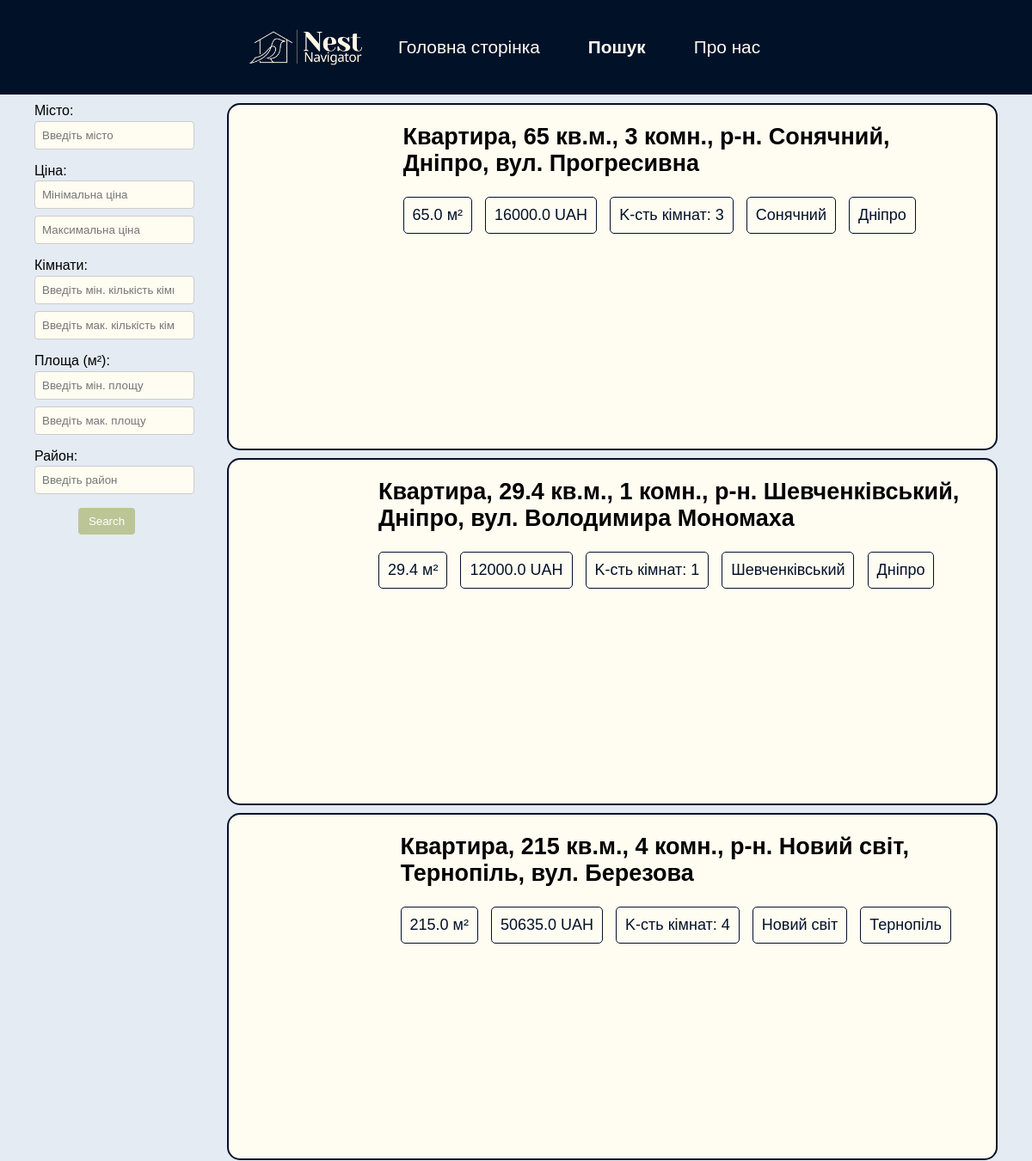
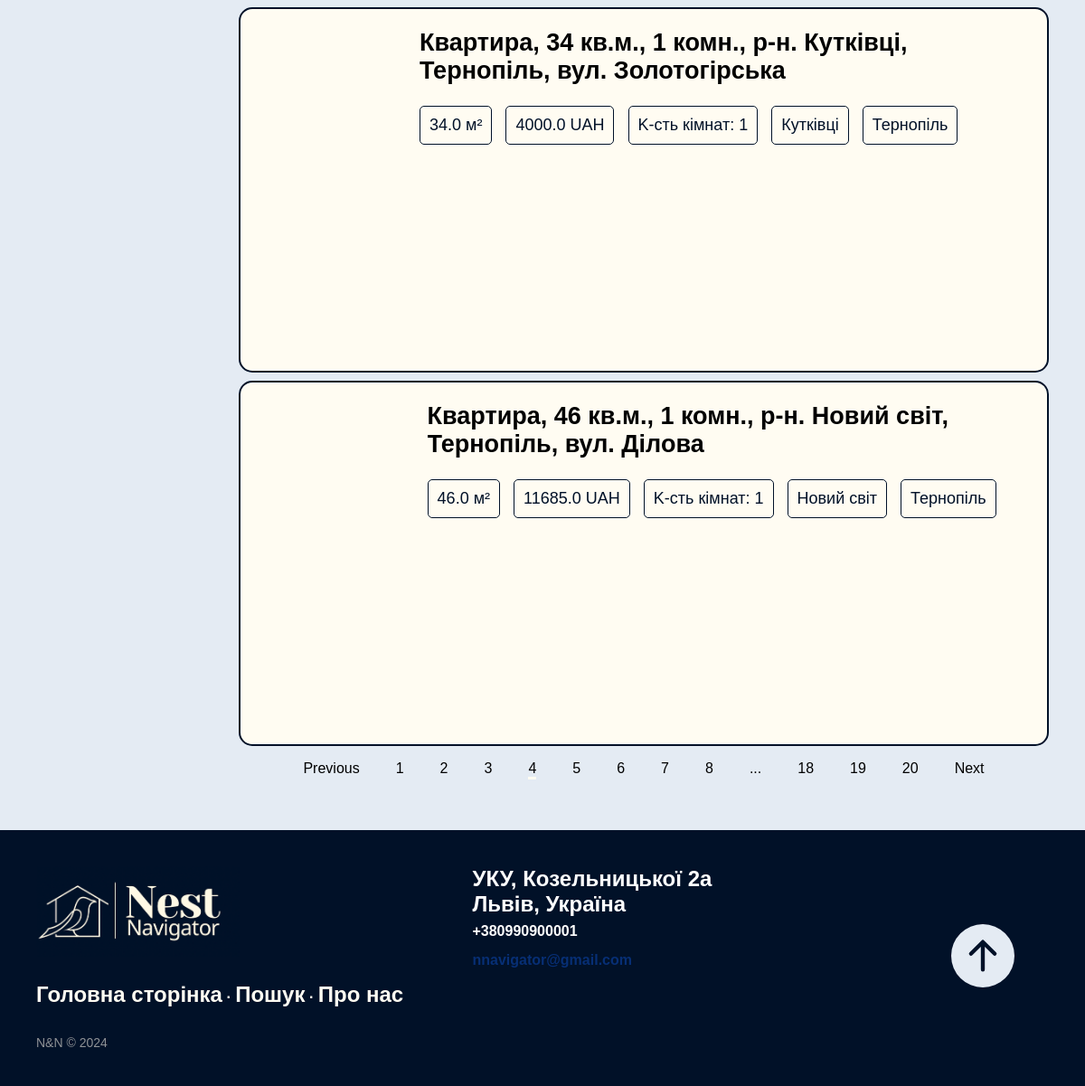
The page /search/4 on the database its author committed (2 pictures, top to bottom).
### app_bohdan.py (models this page shows, shortened)
class Apartament_write(Base):
    __tablename__ = "Apartaments"
    images = Column("images", String) #
    url = Column("url", String, primary_key = True) #
    name = Column("name", String) #
    area = Column("area", REAL) #
    price = Column("price", REAL)
    currency = Column("currency", String)
    rooms = Column('rooms', Integer)
    district = Column('district', String)
    city = Column('city', String)

### app_bohdan.py (the view, shortened to what this page needs)
@app.route('/search/', methods = ["POST", "GET"], defaults = {'page': 5})
@app.route('/search/<int:page>', methods = ["GET", "POST"])
def search(page):
    pages = 5
    filters = session.get('filters', {})
    query = Apartament.query
    if filters.get('city'):
        query = query.filter(Apartament.city.like(filters['city']))
    if filters.get('district'):
        query = query.filter(Apartament.district.like(filters['district']))
    if filters.get('min_area'):
        query = query.filter(Apartament.area >= float(filters['min_area']))
    if filters.get('max_area'):
        query = query.filter(Apartament.area <= float(filters['max_area']))
    if filters.get('min_price'):
        query = query.filter(Apartament.price >= float(filters['min_price']))
    if filters.get('max_price'):
        query = query.filter(Apartament.price <= float(filters['max_price']))
    if filters.get('min_rooms'):
        query = query.filter(Apartament.rooms >= int(filters['min_rooms']))
    if filters.get('max_rooms'):
        query = query.filter(Apartament.rooms <= int(filters['max_rooms']))
    apartaments = query.paginate(page=page, per_page=pages, error_out = False)
    return render_template('search_page.html', apartaments=apartaments)

### templates/search_page.html (shortened to what this page needs)
<!DOCTYPE html>
<html lang="uk">
<head>
    <link rel="stylesheet" href="{{ url_for('static', filename = 'css/style.css')}}">
</head>
<body>
    <header>
        <img src="{{ url_for('static', filename = 'imgs/logo.png') }}" alt="Nest Navigator" class="logo">
        <nav>
            <ul class="header-text">
                <li><a href="{{ url_for('main') }}">Головна сторінка</a></li>
                <li><a class="active" href="{{ url_for('search') }}"><strong>Пошук</strong></a></li>
                <li><a href="{{ url_for('team') }}">Про нас</a></li>
            </ul>
        </nav>
    </header>
    <main>
        <div class="flex width-100 main-block">
            <div class="filters">
                <form id="searchForm" action="" method="post" autocomplete="off">
                    <div class="filter-item">
                        <label for="city">Місто:</label>
                        <input type="text" class="form-control" name="city_tag" autocomplete="off"
                            placeholder="Введіть місто" />
                    </div>
                    <div class="filter-item">
                        <label for="price">Ціна:</label>
                        <input type="number" class="form-control" name="min_price_tag" placeholder="Мінімальна ціна" />
                        <input type="number" class="form-control" name="max_price_tag" placeholder="Максимальна ціна" />
                    </div>
                    <div class="filter-item">
                        <label for="rooms">Кімнати:</label>
                        <input type="number" class="form-control" name="min_rooms_tag"
                            placeholder="Введіть мін. кількість кімнат" />
                        <input type="number" class="form-control" name="max_rooms_tag"
                            placeholder="Введіть мак. кількість кімнат" />
                    </div>
                    <div class="filter-item">
                        <label for="area">Площа (м²):</label>
                        <input type="number" class="form-control" name="min_area_tag"
                            placeholder="Введіть мін. площу" />
                        <input type="number" class="form-control" name="max_area_tag"
                            placeholder="Введіть мак. площу" />
                    </div>
                    <div class="filter-item">
                        <label for="region">Район:</label>
                        <input type="text" class="form-control" name="district_tag" placeholder="Введіть район" />
                    </div>
                    <div class="col-6" align="center">
                        <input type="submit" value="Search" class="form-control btn btn-primary " name="">
                    </div>
                </form>
            </div>
            <div class="container wdth-80">
                {% for apartament in apartaments.items %}
                <div class="flex adver-section">
                    <div class="flex desc">
                        <div class="flex center-d">
                            <button class="prev btns-sl" onclick="prev(this)">&#10094</button>
                            <div class="slider-wrap">
                                <div class="slider-main">
                                    {% for el in apartament.images.split(',') %}
                                    <div class="item">
                                    </div>
                                    {% endfor %}
                                </div>
                            </div>
                            <button class="next btns-sl" onclick="next(this)">&#10095</button>
                        </div>
                        <div class='adver-text'>
                            <h2><a href="{{ apartament.url }}">{{ apartament.name.split(', ', maxsplit = 1)[1] }}</a>
                            </h2>
                            <div class="adver-description">
                                <p class="adver-description-item">{{ apartament.area }} м²</p>
                                <div class="adver-description-item">
                                    {{ apartament.price }}
                                    {{ apartament.currency }}
                                </div>
                                <p class="adver-description-item">K-сть кімнат: {{ apartament.rooms }}</p>
                                <p class="adver-description-item">{{ apartament.district }}</p>
                                <p class="adver-description-item">{{ apartament.city }}</p>
                            </div>
                        </div>
                    </div>
                </div>
                {% endfor %}
                <nav aria-label="Page navigation example">
                    <ul class="pagination">
                        {% if apartaments.has_prev %}
                        <li class="page-item"> <a class="page-link"
                                href="{{ url_for('search', page = apartaments.prev_num)  }}">Previous</a></li>
                        {% else %}
                        <li class="page-item"> <a class="page-link btn disabled" href="#">Previous</a></li>
                        {% endif %}
                        {% for page in apartaments.iter_pages(left_edge = 3, right_edge = 3) %}
                        {% if page %}
                        {% if page == apartaments.page %}
                        <li class="page-item active"><a class="page-link" href="{{ url_for('search', page=page)}}">{{
                                page }}</a></li>
                        {% else %}
                        <li class="page-item"><a class="page-link" href="{{ url_for('search', page=page)}}">{{ page
                                }}</a></li>
                        {% endif %}
                        {% else %}
                        <li class="page-item disabled" id="example_ellipsis"><a href="#" class="page-link">...</a></li>
                        {% endif %}
                        {% endfor %}
                        {% if apartaments.has_next %}
                        <li class="page-item"> <a class="page-link"
                                href="{{ url_for('search', page = apartaments.next_num) }}">Next</a></li>
                        {% else %}
                        <li class="page-item"> <a class="page-link btn disabled" href="#">Next</a></li>
                        {% endif %}
                    </ul>
                </nav>
            </div>
        </div>
    </main>
    <footer class="footer-distributed">
        <div class="footer-left">
            <IMG src="{{ url_for('static', filename = 'imgs/logo.png') }}" ALT="" WIDTH=225 HEIGHT=100>
            <p class="footer-links">
                <a href="{{ url_for('main') }}">Головна сторінка</a> ·
                <a>Пошук</a> ·
                <a href="{{ url_for('team') }}">Про нас</a>
            </p>
            <p class="footer-company-name">N&N &copy; 2024</p>
        </div>
        <div class="footer-center">
            <div class='adress'>
                <p>УКУ, Козельницької 2а <br> Львів, Україна</p>
            </div>
            <div>
                <p>+380990900001</p>
            </div>
            <div>
                <p><a href="mailto:support@company.com">nnavigator@gmail.com</a></p>
            </div>
            <a href="#">
                <svg xmlns="http://www.w3.org/2000/svg" width="70" height="70" fill="#E4EBF3"
                    class="bi bi-arrow-up-circle-fill" viewBox="0 0 16 16">
                    <path
                        d="M16 8A8 8 0 1 0 0 8a8 8 0 0 0 16 0m-7.5 3.5a.5.5 0 0 1-1 0V5.707L5.354 7.854a.5.5 0 1 1-.708-.708l3-3a.5.5 0 0 1 .708 0l3 3a.5.5 0 0 1-.708.708L8.5 5.707z" />
                </svg>
            </a>
        </div>
    </footer>
</body>
</html>

### static/css/style.css (style rules this page uses)
body { font-family: Arial, sans-serif; margin: 0; padding: 0; box-sizing: border-box; background-color: #E4EBF3; }
header { z-index: 1; height: 10vh; display: flex; align-items: center; justify-content: center; background-color: #011128; color: #E4EBF3; padding: 15px 0; position: fixed; width: 100%; }
.header-text { font-size: 1.3em; }
.logo { max-height: 80%; max-width: 100%; }
nav ul { list-style: none; padding: 0; display: flex; justify-content: center; }
nav ul li { margin: 0 20px; }
nav ul li a { color: #FFFCF2; text-decoration: none; }
main { padding: 120px 40px 40px; background-color: #E4EBF3 }
.main-block { justify-content: space-between; }
.adress { font-size: 1.5em; }
button { padding: 0.5em 1em; margin-top: 2em; background-color: #011128; color: #FFFCF2; background-color: #011128; color: #FFFCF2 }
.flex { display: flex; }
.width-100 { width: 100%; }
.desc { height: max-content; justify-content: space-between; }
.container { flex-direction: column; }
.adver-section { background-color: #FFFCF2; color: #011128; border: 2px solid #011128; border-radius: 15px; font-size: 18px; cursor: pointer; transition: background-color 0.3s; margin-bottom: 1%; padding-right: 20px; }
.adver-text { overflow: hidden; word-wrap: break-word; }
.adver-description-item { display: inline-block; border: 1px solid #011128; border-radius: 5px; padding: 10px; margin: 0 10px 10px 0; }
.filters { width: 15%; }
.filter-item { margin-bottom: 1vh; }
.filter-item label { display: block; margin-bottom: 0.33vh; }
input[type="submit"] { background-color: #BCC596; color: white; padding: 1vh 1.5vh; border: none; border-radius: 4px; cursor: pointer; }
.filter-item input, .filter-item select { width: 100%; padding: 1vh; margin-bottom: 1vh; border: 1px solid #ccc; border-radius: 0.5vh; background-color: #FFFCF2; }
.footer-distributed { background-color:#011128;; box-shadow: 0 0px 0px 0 rgba(0, 0, 0, 0.12); box-sizing: border-box; width: 100%; text-align: left; font: bold 16px sans-serif; padding: 5vh 5vh; }
.footer-distributed .footer-left, .footer-distributed .footer-center, .footer-distributed .footer-right { display: inline-block; vertical-align: top; }
.bi-arrow-up-circle-fill { margin-left: 70vh; margin-top: -10vh }
.footer-distributed .footer-left { width: 40%; }
.footer-distributed .footer-links { color: #FFFCF2; margin: 2vh 0 3vh; padding: 0; }
.footer-distributed .footer-links a { display: inline-block; line-height: 1.8; text-decoration: none; color: inherit; font-size: 1.5em; }
.footer-distributed .footer-company-name { color: #8f9296; font-size: 14px; font-weight: normal; margin: 0; }
.footer-distributed .footer-center { width: 35%; }
.footer-distributed .footer-center p { display: inline-block; color: #ffffff; vertical-align: middle; margin: 0; }
.footer-distributed .footer-center p a { color: #072f75; text-decoration: none; }
.slider-wrap { position: relative; overflow: hidden; }
.slider-main { height: 50vh; }
.slider-main .item { display: inline-block; position: relative; width: 100%; height: 100%; }
.wdth-80 { width: 80%; }
.center-d { margin-right: 5%; width: 25%; position: relative; }
.btns-sl { margin-top: 0; cursor: pointer; background: none; color: #FFFCF2; border: 0; transition: all 0.3s ease; position: absolute; top: 0; bottom: 0; z-index: 5; }
.prev { left:0; }
.next { right: 0; }
.page-item a { color: black; }
.active { border-bottom: solid rgb(255, 252, 242); }
.header-text li a { border-color: #011128; padding: 1vh; border-radius: 0.5vh; transition: 0.2s; }
a { text-decoration: none; color: black; }

### rows shown on the page
Apartament_write: name "Квартира, 65 кв.м., 3 комн., р‑н. Сонячний, Дніпро, вул. Прогресивна", area "65.0", price "16000.0", currency "UAH", rooms "3", district "Сонячний", city "Дніпро"
Apartament_write: name "Квартира, 29.4 кв.м., 1 комн., р‑н. Шевченківський, Дніпро, вул. Володимира Мономаха", area "29.4", price "12000.0", currency "UAH", rooms "1", district "Шевченківський", city "Дніпро"
Apartament_write: name "Квартира, 215 кв.м., 4 комн., р‑н. Новий світ, Тернопіль, вул. Березова", area "215.0", price "50635.0", currency "UAH", rooms "4", district "Новий світ", city "Тернопіль"
Apartament_write: name "Квартира, 34 кв.м., 1 комн., р‑н. Кутківці, Тернопіль, вул. Золотогірська", area "34.0", price "4000.0", currency "UAH", rooms "1", district "Кутківці", city "Тернопіль"
Apartament_write: name "Квартира, 46 кв.м., 1 комн., р‑н. Новий світ, Тернопіль, вул. Ділова", area "46.0", price "11685.0", currency "UAH", rooms "1", district "Новий світ", city "Тернопіль"

### other values the page prints
{{ page }} "1" "2" "3" "5" "6" "7" "8" "18" "19" "20"
{{ page }} "4"
